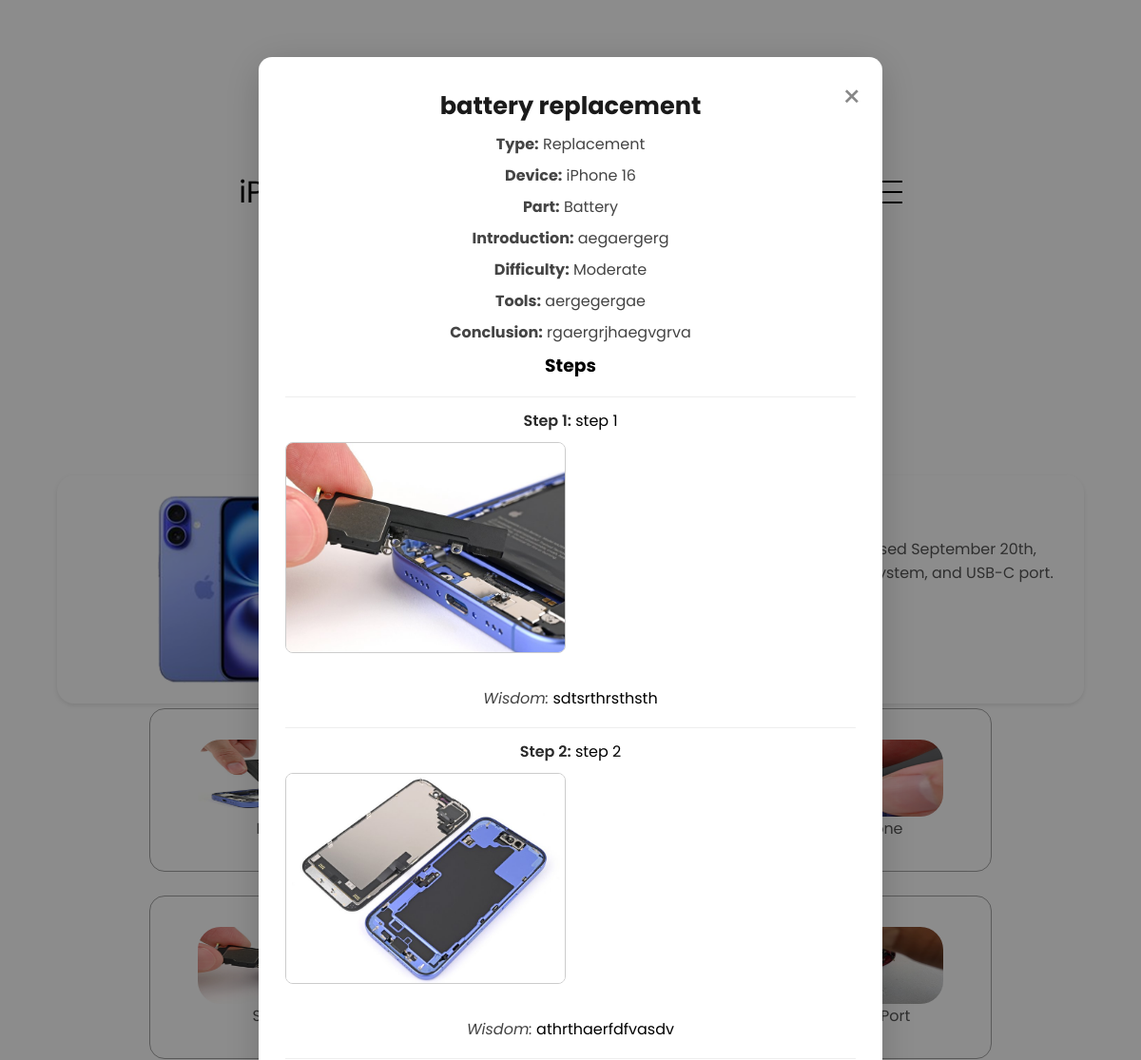
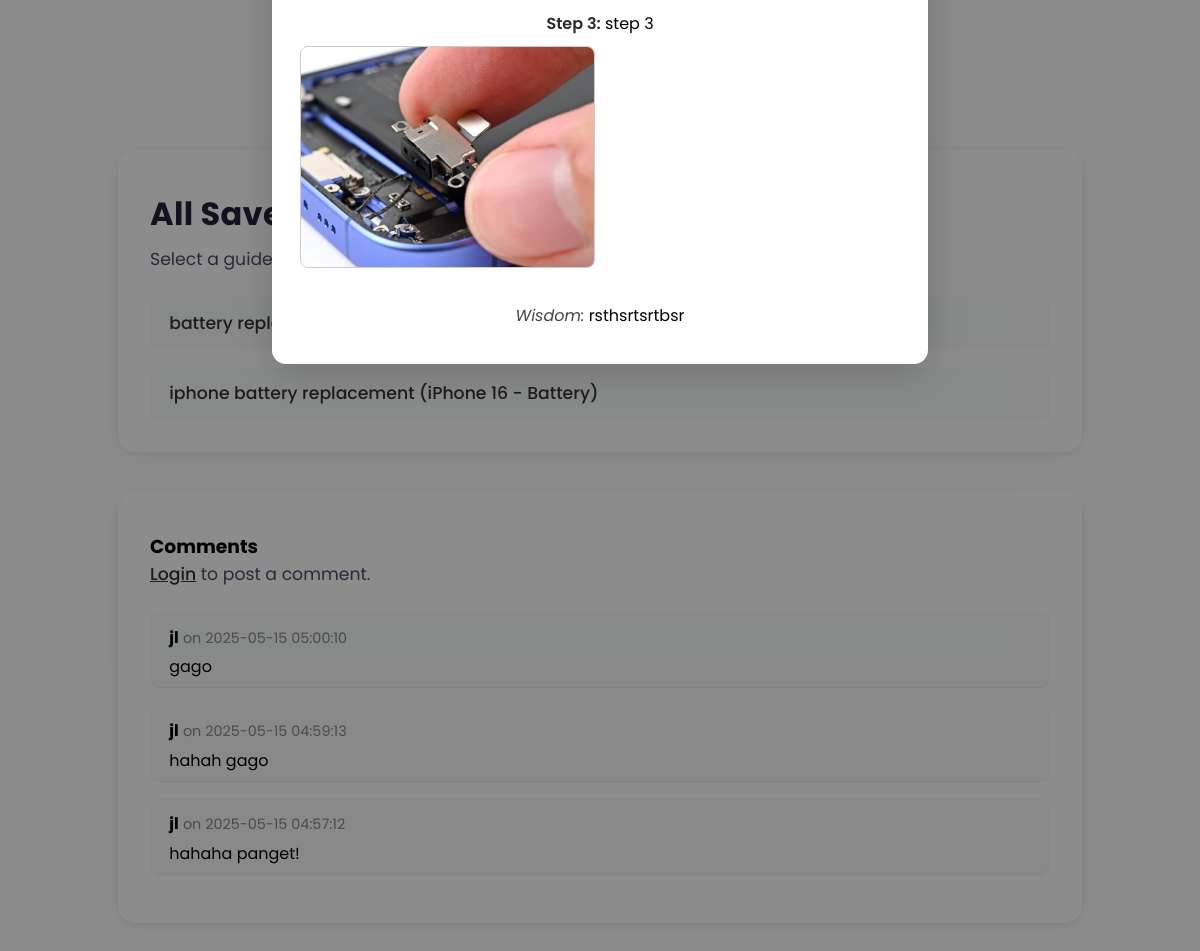
Screenshot of /ip16.php?guide_id=2 with the database file from the repository (2 pictures, top to bottom).
### tables this page shows
CREATE TABLE `guides` (
  `id` int(11) NOT NULL,
  `guide_type` varchar(100) NOT NULL,
  `device` varchar(100) NOT NULL,
  `part` varchar(100) NOT NULL,
  `title` varchar(255) NOT NULL,
  `introduction` text NOT NULL,
  `difficulty_estimate` varchar(50) DEFAULT NULL,
  `tools` varchar(255) DEFAULT NULL,
  `conclusion` text DEFAULT NULL,
  `steps` longtext NOT NULL CHECK (json_valid(`steps`)),
  `step_type` longtext NOT NULL CHECK (json_valid(`step_type`)),
  `wisdom` longtext NOT NULL CHECK (json_valid(`wisdom`)),
  `created_at` timestamp NOT NULL DEFAULT current_timestamp(),
  `step_images` text DEFAULT NULL
);

CREATE TABLE `comments` (
  `id` int(11) NOT NULL,
  `guide_id` int(11) NOT NULL,
  `username` varchar(255) NOT NULL,
  `comment` text NOT NULL,
  `created_at` timestamp NOT NULL DEFAULT current_timestamp()
);

### ip16.php (the view, shortened to what this page needs)
<?php
$host = 'localhost';
$db = 'masterdiy';
$user = 'root';
$pass = '';
$conn = new mysqli($host, $user, $pass, $db);
$guide = null;
$guide_selected = false;
if (isset($_GET['guide_id'])) {
    $guide_id = intval($_GET['guide_id']);
    $sql = "SELECT * FROM guides WHERE id = ?";
    $stmt = $conn->prepare($sql);
    $stmt->bind_param("i", $guide_id);
    $stmt->execute();
    $result = $stmt->get_result();
    $guide = $result->fetch_assoc();
    $guide_selected = true;
}
$all_guides = [];
$sql_all = "SELECT id, title, device, part, guide_type FROM guides ORDER BY id DESC";
$result_all = $conn->query($sql_all);
while ($row = $result_all->fetch_assoc()) {
    $all_guides[] = $row;
}
$comment_error = '';
$comments = [];
if ($guide_selected) {
    $stmt = $conn->prepare("SELECT username, comment, created_at, guide_id FROM comments WHERE guide_id = ? ORDER BY created_at DESC");
    $stmt->bind_param("i", $guide_id);
    $stmt->execute();
    $result = $stmt->get_result();
    while ($row = $result->fetch_assoc()) {
        $comments[] = $row;
    }
}
?>
<!DOCTYPE html>
<html lang="en">
<head>
    <link rel="stylesheet" href="css/style.css">
    <link rel="stylesheet" href="css/mediaqueries.css">
    <link rel="stylesheet" href="css/iphone-style.css">
    <link rel="stylesheet" href="css/user-guide.css">
</head>
<body>
    <nav id="hamburger-nav">
      <div class="logo">iPhone DIY</div>
      <div class="hamburger-menu">
        <div class="hamburger-icon" onclick="toggleMenu()">
          <span></span>
          <span></span>
          <span></span>
        </div>
      </div>
    </nav>
    <section id="categories">
    <div class="container">
        <div class="product-image">
            <img src="./categories/ip16.png" alt="iPhone 16">
        </div>
        <div class="product-info">
            <h1>iPhone 16 Repair</h1>
            <p>Repair and disassembly information for the iPhone 16, released September 20th, 2024. It features a 6.1" OLED display, a 48 MP dual-camera system, and USB-C port.</p>
            <div class="actions">
                <button onclick="location.href='guide.php'">Create a Guide</button>
            </div>
        </div>
    </div>
      <div class="main-details-container">
      <div class="about-containers ip-cat-grid">
        <a href="battery.php" class="details-container color-container cat">
          <p class="section__text__p1">Battery</p>
        </a>
        <a href="screen.php" class="details-container color-container cat">
          <p class="section__text__p1">Screen</p>
        </a>
        <a href="microphone.php" class="details-container color-container cat">
          <p class="section__text__p1">Microphone</p>
        </a>
        <a href="speaker.php" class="details-container color-container cat">
          <p class="section__text__p1">Speaker</p>
        </a>
        <a href="camera.php" class="details-container color-container cat">
          <p class="section__text__p1">Camera</p>
        </a>
        <a href="charging-port.php" class="details-container color-container cat">
          <p class="section__text__p1">Charging Port</p>
        </a>
      </div>
      </div>
    </section>
<section class="about">
  <?php if ($guide): ?>
    <div id="guideModal" class="modal">
      <div class="modal-content">
        <span class="close-modal" id="closeGuideModal">&times;</span>
        <h2><?php echo htmlspecialchars($guide['title']); ?></h2>
        <p><strong>Type:</strong> <?php echo htmlspecialchars($guide['guide_type']); ?></p>
        <p><strong>Device:</strong> <?php echo htmlspecialchars($guide['device']); ?></p>
        <p><strong>Part:</strong> <?php echo htmlspecialchars($guide['part']); ?></p>
        <p><strong>Introduction:</strong> <?php echo nl2br(htmlspecialchars($guide['introduction'])); ?></p>
        <p><strong>Difficulty:</strong> <?php echo htmlspecialchars($guide['difficulty_estimate']); ?></p>
        <p><strong>Tools:</strong> <?php echo htmlspecialchars($guide['tools']); ?></p>
        <p><strong>Conclusion:</strong> <?php echo nl2br(htmlspecialchars($guide['conclusion'])); ?></p>
        <h3>Steps</h3>
        <?php
        $steps = json_decode($guide['steps'], true);
        $wisdom = json_decode($guide['wisdom'], true);
        $step_images = isset($guide['step_images']) ? json_decode($guide['step_images'], true) : [];
        if ($steps && count($steps) > 0) {
            foreach ($steps as $i => $step) {
                echo "<div class='step-block'>";
                echo "<span class='step-title'>Step " . ($i+1) . ":</span> " . htmlspecialchars($step) . "<br>";
                if (!empty($step_images[$i])) {
                    $imgPath = htmlspecialchars($step_images[$i]);
                    echo "<img src='$imgPath' alt='Step Image' class='step-image'><br>";
                }
                if (!empty($wisdom[$i])) {
                    echo "<em>Wisdom:</em> " . htmlspecialchars($wisdom[$i]) . "<br>";
                }
                echo "</div>";
            }
        } else {
            echo "<p>No steps found.</p>";
        }
        ?>
      </div>
    </div>
  <?php endif; ?>
    <div class="user-section">
        <h2>All Saved Guides</h2>
          <p>Select a guide from the list below to view details.</p>
        <ul>
            <?php foreach ($all_guides as $g): ?>
                <li>
                    <a href="ip16.php?guide_id=<?php echo $g['id']; ?>">
                        <?php echo htmlspecialchars($g['title']); ?> (<?php echo htmlspecialchars($g['device']); ?> - <?php echo htmlspecialchars($g['part']); ?>)
                    </a>
                </li>
            <?php endforeach; ?>
        </ul>
    </div>
    <div class="user-section">
        <h3>Comments</h3>
        <?php if (isset($_SESSION['username'])): ?>
            <form method="post" style="margin-bottom:1em;">
                <input type="hidden" name="guide_id" value="<?php echo htmlspecialchars($guide_id); ?>">
                <textarea name="comment_text" rows="5" style="width:96%;padding:0.5em; border-radius:18px; margin-top: 15px;" placeholder="Write your comment here..."></textarea>
                <?php if ($comment_error): ?>
                    <div style="color:red;"><?php echo htmlspecialchars($comment_error); ?></div>
                <?php endif; ?>
                <div class="actions">
                <button type="submit" name="comment_submit">Post Comment</button>
                </div>
            </form>
        <?php else: ?>
    <p>
        <a href="login.php" style="display:inline; color: #333; text-decoration:underline;">Login</a> to post a comment.
    </p>
        <?php endif; ?>
        <?php if (count($comments) > 0): ?>
            <ul style="list-style:none;padding:0;">
                <?php foreach ($comments as $c): ?>
                    <li style="margin-bottom:1em;padding-bottom:0.5em;border-bottom:1px solid #eee;">
                        <strong><?php echo htmlspecialchars($c['username']); ?></strong>
                        <span style="color:#888;font-size:0.9em;">on <?php echo htmlspecialchars($c['created_at']); ?></span>
                        <div style="margin-top:0.3em;"><?php echo nl2br(htmlspecialchars($c['comment'])); ?></div>
                    </li>
                <?php endforeach; ?>
            </ul>
        <?php else: ?>
            <p style="font-weight:bold; color:#797979;">No comments yet. Be the first to comment!</p>
        <?php endif; ?>
    </div>
</section>
</body>
</html>

### css/style.css (style rules this page uses)
* { margin: 0; padding: 0; }
body { font-family: "Poppins", sans-serif; }
html { scroll-behavior: smooth; }
p { color: rgb(85, 85, 85); }
a, .btn { transition: all 300ms ease; }
nav, .nav-links { display: flex; }
nav { justify-content: space-around; align-items: center; height: 17vh; }
a { color: black; text-decoration: none; text-decoration-color: white; }
.logo { font-size: 2rem; }
#hamburger-nav { display: none; }
.hamburger-menu { position: relative; display: inline-block; }
.hamburger-icon { display: flex; flex-direction: column; justify-content: space-between; height: 24px; width: 30px; cursor: pointer; }
.hamburger-icon span { width: 100%; height: 2px; background-color: black; transition: all 0.3 ease-in-out; }
.hamburger-icon span:first-child { transform: none; }
.hamburger-icon span:first-child { opacity: 1; }
section { padding-top: 4vh; height: 100vh; margin: 0 10rem; box-sizing: border-box; min-height: fit-content; }
.section__text__p1 { text-align: center; }
#categories { position: relative; }
.about-containers { display: flex; justify-content: center; align-items: center; gap: 2rem; margin-bottom: 1rem; margin-top: 1rem; height: 100%; }
.about-containers, .about-details-container { display: flex; }
.details-container { max-width: 300px; flex: 1; background: white; border-radius: 2rem; border: rgb(53, 53, 53) 0.1rem solid; border-color: rgb(163, 163, 163); text-align: center; }
.main-details-container { display: flex; justify-content: center; align-items: center; flex-direction: column; }
.details-container { padding: 2.5rem; flex: 1; background: white; border-radius: 2rem; border: rgb(53, 53, 53) 0.1rem solid; border-color: rgb(163, 163, 163); }
.details-container p { font-size: 1rem; }
.cat { margin-top: .3rem; transition: transform 0.3s, box-shadow 0.3s; }
.color-container { border-color: rgb(163, 163, 163); background: rgb(250, 250, 250); }

### css/mediaqueries.css (style rules this page uses)
@media screen and (max-width: 1400px) { .about-containers { flex-wrap: wrap; margin-top: 2rem; } }
@media screen and (max-width: 1400px) { #about, #categories { height: fit-content; } }
@media screen and (max-width: 1200px) { #hamburger-nav { display: flex; } }
@media screen and (max-width: 1200px) { section, .section-container { height: fit-content; } }
@media screen and (max-width: 1200px) { section { margin: 0 5%; } }
@media screen and (max-width: 1200px) { .about-containers { flex-direction: row; gap: 1rem; margin-top: 0; } }
.modal-content { background-color: #fff; padding: 20px; border-radius: 10px; width: 90%; max-width: 400px; box-shadow: 0 4px 6px rgba(0, 0, 0, 0.1); text-align: center; }

### css/iphone-style.css (style rules this page uses)
.ip-cat-grid { display: grid; grid-template-columns: repeat(3, 1fr); gap: 20px; }
.details-container.cat { height: 90px; width: 200px; overflow: hidden; display: flex; flex-direction: column; align-items: center; justify-content: center; }
.details-container { border-radius: 1rem; background-color: white; }
.container { display: flex; background-color: white; border-radius: 18px; box-shadow: 0 2px 5px rgba(0, 0, 0, 0.1); overflow: hidden; }
.product-image { flex: 1; padding: 20px; display: flex; justify-content: center; align-items: center; }
.product-image img { max-width: 80%; height: auto; }
.product-info { flex: 2; padding: 20px; }
.product-info h1 { margin: 0; font-size: 24px; }
.product-info p { margin: 10px 0; }
.actions { margin: 20px 0; }
.actions button { padding: 10px 15px; margin-right: 10px; border: none; border-radius: 5px; background-color: grey; color: white; cursor: pointer; }

### rows the page displays
guides: title "battery replacement", guide_type "Replacement", device "iPhone 16", part "Battery", introduction "aegaergerg", difficulty_estimate "Moderate", tools "aergegergae", conclusion "rgaergrjhaegvgrva", steps "step 1", wisdom "sdtsrthrsthsth", steps "step 2", wisdom "athrthaerfdfvasdv", steps "step 3", wisdom "rsthsrtsrtbsr"
guides: title "iphone battery replacement", device "iPhone 16", part "Battery"
comments: username "jl", created_at "2025-05-15 05:00:10", comment "gago"
comments: username "jl", created_at "2025-05-15 04:59:13", comment "hahah gago"
comments: username "jl", created_at "2025-05-15 04:57:12", comment "hahaha panget!"
